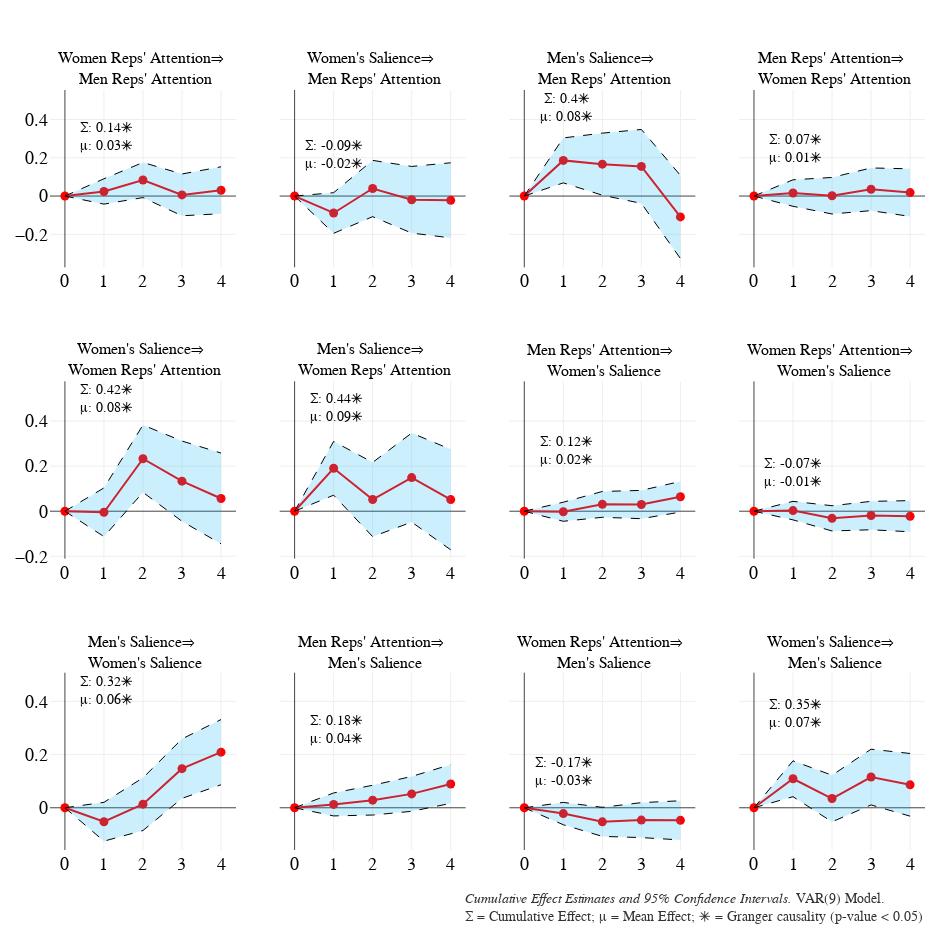

Notebook code for this chart:
### Markdown cell above
# Plot IRFs using VAR models

### Code cell
# plot US IRF 

plot_irf(us_model, 
         us_irf, 
         estimate = 'cumulative_effects')

### Figure 1 — Plotly figure (JSON) as saved in the notebook; plotly's stock layout.template omitted (floating-point values rounded to 4 significant figures)
{"data": [{"line": {"color": "red", "width": 2}, "mode": "lines+markers", "type": "scatter", "x": [0, 1, 2, 3, 4], "xaxis": "x", "y": [0, 0.02396, 0.08369, 0.006009, 0.0303], "yaxis": "y"}, {"line": {"color": "red", "width": 2}, "mode": "lines+markers", "type": "scatter", "x": [0, 1, 2, 3, 4], "xaxis": "x2", "y": [0, -0.08857, 0.03939, -0.01936, -0.02245], "yaxis": "y2"}, {"line": {"color": "red", "width": 2}, "mode": "lines+markers", "type": "scatter", "x": [0, 1, 2, 3, 4], "xaxis": "x3", "y": [0, 0.1863, 0.1666, 0.1548, -0.1091], "yaxis": "y3"}, {"line": {"color": "red", "width": 2}, "mode": "lines+markers", "type": "scatter", "x": [0, 1, 2, 3, 4], "xaxis": "x4", "y": [0, 0.01567, 0.001735, 0.03533, 0.01791], "yaxis": "y4"}, {"line": {"color": "red", "width": 2}, "mode": "lines+markers", "type": "scatter", "x": [0, 1, 2, 3, 4], "xaxis": "x5", "y": [0, -0.004563, 0.2331, 0.1334, 0.05658], "yaxis": "y5"}, {"line": {"color": "red", "width": 2}, "mode": "lines+markers", "type": "scatter", "x": [0, 1, 2, 3, 4], "xaxis": "x6", "y": [0, 0.1906, 0.0518, 0.1493, 0.05162], "yaxis": "y6"}, {"line": {"color": "red", "width": 2}, "mode": "lines+markers", "type": "scatter", "x": [0, 1, 2, 3, 4], "xaxis": "x7", "y": [0, -0.002409, 0.03032, 0.0296, 0.06407], "yaxis": "y7"}, {"line": {"color": "red", "width": 2}, "mode": "lines+markers", "type": "scatter", "x": [0, 1, 2, 3, 4], "xaxis": "x8", "y": [0, 0.002688, -0.03172, -0.01932, -0.02224], "yaxis": "y8"}, {"line": {"color": "red", "width": 2}, "mode": "lines+markers", "type": "scatter", "x": [0, 1, 2, 3, 4], "xaxis": "x9", "y": [0, -0.05244, 0.01354, 0.1471, 0.2091], "yaxis": "y9"}, {"line": {"color": "red", "width": 2}, "mode": "lines+markers", "type": "scatter", "x": [0, 1, 2, 3, 4], "xaxis": "x10", "y": [0, 0.01255, 0.02863, 0.05222, 0.08942], "yaxis": "y10"}, {"line": {"color": "red", "width": 2}, "mode": "lines+markers", "type": "scatter", "x": [0, 1, 2, 3, 4], "xaxis": "x11", "y": [0, -0.02176, -0.0529, -0.04635, -0.04725], "yaxis": "y11"}, {"line": {"color": "red", "width": 2}, "mode": "lines+markers", "type": "scatter", "x": [0, 1, 2, 3, 4], "xaxis": "x12", "y": [0, 0.1091, 0.03472, 0.1154, 0.08628], "yaxis": "y12"}, {"line": {"color": "black", "dash": "dash", "width": 1}, "mode": "lines", "showlegend": false, "type": "scatter", "x": [0, 1, 2, 3, 4], "xaxis": "x", "y": [0, 0.09022, 0.1754, 0.1152, 0.1529], "yaxis": "y"}, {"fill": "tonexty", "fillcolor": "rgba(0,176,246,0.2)", "line": {"color": "black", "dash": "dash", "width": 1}, "mode": "lines", "showlegend": false, "type": "scatter", "x": [0, 1, 2, 3, 4], "xaxis": "x", "y": [0, -0.0423, -0.008058, -0.1032, -0.09231], "yaxis": "y"}, {"line": {"color": "black", "dash": "dash", "width": 1}, "mode": "lines", "showlegend": false, "type": "scatter", "x": [0, 1, 2, 3, 4], "xaxis": "x2", "y": [0, 0.01772, 0.1864, 0.1547, 0.1738], "yaxis": "y2"}, {"fill": "tonexty", "fillcolor": "rgba(0,176,246,0.2)", "line": {"color": "black", "dash": "dash", "width": 1}, "mode": "lines", "showlegend": false, "type": "scatter", "x": [0, 1, 2, 3, 4], "xaxis": "x2", "y": [0, -0.1949, -0.1077, -0.1934, -0.2187], "yaxis": "y2"}, {"line": {"color": "black", "dash": "dash", "width": 1}, "mode": "lines", "showlegend": false, "type": "scatter", "x": [0, 1, 2, 3, 4], "xaxis": "x3", "y": [0, 0.3038, 0.3288, 0.348, 0.1081], "yaxis": "y3"}, {"fill": "tonexty", "fillcolor": "rgba(0,176,246,0.2)", "line": {"color": "black", "dash": "dash", "width": 1}, "mode": "lines", "showlegend": false, "type": "scatter", "x": [0, 1, 2, 3, 4], "xaxis": "x3", "y": [0, 0.06889, 0.004445, -0.03834, -0.3262], "yaxis": "y3"}, {"line": {"color": "black", "dash": "dash", "width": 1}, "mode": "lines", "showlegend": false, "type": "scatter", "x": [0, 1, 2, 3, 4], "xaxis": "x4", "y": [0, 0.08497, 0.09722, 0.1469, 0.1423], "yaxis": "y4"}, {"fill": "tonexty", "fillcolor": "rgba(0,176,246,0.2)", "line": {"color": "black", "dash": "dash", "width": 1}, "mode": "lines", "showlegend": false, "type": "scatter", "x": [0, 1, 2, 3, 4], "xaxis": "x4", "y": [0, -0.05362, -0.09375, -0.0762, -0.1065], "yaxis": "y4"}, {"line": {"color": "black", "dash": "dash", "width": 1}, "mode": "lines", "showlegend": false, "type": "scatter", "x": [0, 1, 2, 3, 4], "xaxis": "x5", "y": [0, 0.1035, 0.3825, 0.3115, 0.2581], "yaxis": "y5"}, {"fill": "tonexty", "fillcolor": "rgba(0,176,246,0.2)", "line": {"color": "black", "dash": "dash", "width": 1}, "mode": "lines", "showlegend": false, "type": "scatter", "x": [0, 1, 2, 3, 4], "xaxis": "x5", "y": [0, -0.1126, 0.08367, -0.0448, -0.145], "yaxis": "y5"}, {"line": {"color": "black", "dash": "dash", "width": 1}, "mode": "lines", "showlegend": false, "type": "scatter", "x": [0, 1, 2, 3, 4], "xaxis": "x6", "y": [0, 0.3099, 0.2166, 0.347, 0.2746], "yaxis": "y6"}, {"fill": "tonexty", "fillcolor": "rgba(0,176,246,0.2)", "line": {"color": "black", "dash": "dash", "width": 1}, "mode": "lines", "showlegend": false, "type": "scatter", "x": [0, 1, 2, 3, 4], "xaxis": "x6", "y": [0, 0.07119, -0.113, -0.04838, -0.1714], "yaxis": "y6"}, {"line": {"color": "black", "dash": "dash", "width": 1}, "mode": "lines", "showlegend": false, "type": "scatter", "x": [0, 1, 2, 3, 4], "xaxis": "x7", "y": [0, 0.03994, 0.08766, 0.09236, 0.1321], "yaxis": "y7"}, {"fill": "tonexty", "fillcolor": "rgba(0,176,246,0.2)", "line": {"color": "black", "dash": "dash", "width": 1}, "mode": "lines", "showlegend": false, "type": "scatter", "x": [0, 1, 2, 3, 4], "xaxis": "x7", "y": [0, -0.04475, -0.02703, -0.03317, -0.004001], "yaxis": "y7"}, {"line": {"color": "black", "dash": "dash", "width": 1}, "mode": "lines", "showlegend": false, "type": "scatter", "x": [0, 1, 2, 3, 4], "xaxis": "x8", "y": [0, 0.04384, 0.02427, 0.04375, 0.04687], "yaxis": "y8"}, {"fill": "tonexty", "fillcolor": "rgba(0,176,246,0.2)", "line": {"color": "black", "dash": "dash", "width": 1}, "mode": "lines", "showlegend": false, "type": "scatter", "x": [0, 1, 2, 3, 4], "xaxis": "x8", "y": [0, -0.03846, -0.08771, -0.08239, -0.09134], "yaxis": "y8"}, {"line": {"color": "black", "dash": "dash", "width": 1}, "mode": "lines", "showlegend": false, "type": "scatter", "x": [0, 1, 2, 3, 4], "xaxis": "x9", "y": [0, 0.0205, 0.1125, 0.2588, 0.3316], "yaxis": "y9"}, {"fill": "tonexty", "fillcolor": "rgba(0,176,246,0.2)", "line": {"color": "black", "dash": "dash", "width": 1}, "mode": "lines", "showlegend": false, "type": "scatter", "x": [0, 1, 2, 3, 4], "xaxis": "x9", "y": [0, -0.1254, -0.08544, 0.03545, 0.0865], "yaxis": "y9"}, {"line": {"color": "black", "dash": "dash", "width": 1}, "mode": "lines", "showlegend": false, "type": "scatter", "x": [0, 1, 2, 3, 4], "xaxis": "x10", "y": [0, 0.05575, 0.0846, 0.1177, 0.1622], "yaxis": "y10"}, {"fill": "tonexty", "fillcolor": "rgba(0,176,246,0.2)", "line": {"color": "black", "dash": "dash", "width": 1}, "mode": "lines", "showlegend": false, "type": "scatter", "x": [0, 1, 2, 3, 4], "xaxis": "x10", "y": [0, -0.03065, -0.02734, -0.01326, 0.01666], "yaxis": "y10"}, {"line": {"color": "black", "dash": "dash", "width": 1}, "mode": "lines", "showlegend": false, "type": "scatter", "x": [0, 1, 2, 3, 4], "xaxis": "x11", "y": [0, 0.02022, 0.001742, 0.01934, 0.02634], "yaxis": "y11"}, {"fill": "tonexty", "fillcolor": "rgba(0,176,246,0.2)", "line": {"color": "black", "dash": "dash", "width": 1}, "mode": "lines", "showlegend": false, "type": "scatter", "x": [0, 1, 2, 3, 4], "xaxis": "x11", "y": [0, -0.06374, -0.1076, -0.112, -0.1208], "yaxis": "y11"}, {"line": {"color": "black", "dash": "dash", "width": 1}, "mode": "lines", "showlegend": false, "type": "scatter", "x": [0, 1, 2, 3, 4], "xaxis": "x12", "y": [0, 0.1764, 0.1223, 0.2202, 0.2041], "yaxis": "y12"}, {"fill": "tonexty", "fillcolor": "rgba(0,176,246,0.2)", "line": {"color": "black", "dash": "dash", "width": 1}, "mode": "lines", "showlegend": false, "type": "scatter", "x": [0, 1, 2, 3, 4], "xaxis": "x12", "y": [0, 0.04172, -0.05284, 0.01069, -0.03153], "yaxis": "y12"}], "layout": {"annotations": [{"font": {"size": 16}, "showarrow": false, "text": "Women Reps' Attention&#8658; <br> Men Reps' Attention", "x": 0.1062, "xanchor": "center", "xref": "paper", "y": 1.0, "yanchor": "bottom", "yref": "paper"}, {"font": {"size": 16}, "showarrow": false, "text": "Women's Salience&#8658; <br> Men Reps' Attention", "x": 0.3688, "xanchor": "center", "xref": "paper", "y": 1.0, "yanchor": "bottom", "yref": "paper"}, {"font": {"size": 16}, "showarrow": false, "text": "Men's Salience&#8658; <br> Men Reps' Attention", "x": 0.6313, "xanchor": "center", "xref": "paper", "y": 1.0, "yanchor": "bottom", "yref": "paper"}, {"font": {"size": 16}, "showarrow": false, "text": "Men Reps' Attention&#8658; <br> Women Reps' Attention", "x": 0.8938, "xanchor": "center", "xref": "paper", "y": 1.0, "yanchor": "bottom", "yref": "paper"}, {"font": {"size": 16}, "showarrow": false, "text": "Women's Salience&#8658; <br> Women Reps' Attention", "x": 0.1062, "xanchor": "center", "xref": "paper", "y": 0.6167, "yanchor": "bottom", "yref": "paper"}, {"font": {"size": 16}, "showarrow": false, "text": "Men's Salience&#8658; <br> Women Reps' Attention", "x": 0.3688, "xanchor": "center", "xref": "paper", "y": 0.6167, "yanchor": "bottom", "yref": "paper"}, {"font": {"size": 16}, "showarrow": false, "text": "Men Reps' Attention&#8658; <br> Women's Salience", "x": 0.6313, "xanchor": "center", "xref": "paper", "y": 0.6167, "yanchor": "bottom", "yref": "paper"}, {"font": {"size": 16}, "showarrow": false, "text": "Women Reps' Attention&#8658; <br> Women's Salience", "x": 0.8938, "xanchor": "center", "xref": "paper", "y": 0.6167, "yanchor": "bottom", "yref": "paper"}, {"font": {"size": 16}, "showarrow": false, "text": "Men's Salience&#8658; <br> Women's Salience", "x": 0.1062, "xanchor": "center", "xref": "paper", "y": 0.2333, "yanchor": "bottom", "yref": "paper"}, {"font": {"size": 16}, "showarrow": false, "text": "Men Reps' Attention&#8658; <br> Men's Salience", "x": 0.3688, "xanchor": "center", "xref": "paper", "y": 0.2333, "yanchor": "bottom", "yref": "paper"}, {"font": {"size": 16}, "showarrow": false, "text": "Women Reps' Attention&#8658; <br> Men's Salience", "x": 0.6313, "xanchor": "center", "xref": "paper", "y": 0.2333, "yanchor": "bottom", "yref": "paper"}, {"font": {"size": 16}, "showarrow": false, "text": "Women's Salience&#8658; <br> Men's Salience", "x": 0.8938, "xanchor": "center", "xref": "paper", "y": 0.2333, "yanchor": "bottom", "yref": "paper"}, {"font": {"color": "black", "family": "Arial", "size": 14}, "showarrow": false, "text": "&#931;: 0.14&#128955;<br>&mu;: 0.03&#128955;", "x": 1.8, "xanchor": "right", "xref": "x", "y": 0.2125, "yanchor": "bottom", "yref": "y"}, {"font": {"color": "black", "family": "Arial", "size": 14}, "showarrow": false, "text": "&#931;: -0.09&#128955;<br>&mu;: -0.02&#128955;", "x": 1.8, "xanchor": "right", "xref": "x2", "y": 0.1212, "yanchor": "bottom", "yref": "y2"}, {"font": {"color": "black", "family": "Arial", "size": 14}, "showarrow": false, "text": "&#931;: 0.4&#128955;<br>&mu;: 0.08&#128955;", "x": 1.8, "xanchor": "right", "xref": "x3", "y": 0.3661, "yanchor": "bottom", "yref": "y3"}, {"font": {"color": "black", "family": "Arial", "size": 14}, "showarrow": false, "text": "&#931;: 0.07&#128955;<br>&mu;: 0.01&#128955;", "x": 1.8, "xanchor": "right", "xref": "x4", "y": 0.1495, "yanchor": "bottom", "yref": "y4"}, {"font": {"color": "black", "family": "Arial", "size": 14}, "showarrow": false, "text": "&#931;: 0.42&#128955;<br>&mu;: 0.08&#128955;", "x": 1.8, "xanchor": "right", "xref": "x5", "y": 0.4168, "yanchor": "bottom", "yref": "y5"}, {"font": {"color": "black", "family": "Arial", "size": 14}, "showarrow": false, "text": "&#931;: 0.44&#128955;<br>&mu;: 0.09&#128955;", "x": 1.8, "xanchor": "right", "xref": "x6", "y": 0.3792, "yanchor": "bottom", "yref": "y6"}, {"font": {"color": "black", "family": "Arial", "size": 14}, "showarrow": false, "text": "&#931;: 0.12&#128955;<br>&mu;: 0.02&#128955;", "x": 1.8, "xanchor": "right", "xref": "x7", "y": 0.1884, "yanchor": "bottom", "yref": "y7"}, {"font": {"color": "black", "family": "Arial", "size": 14}, "showarrow": false, "text": "&#931;: -0.07&#128955;<br>&mu;: -0.01&#128955;", "x": 1.8, "xanchor": "right", "xref": "x8", "y": 0.08857, "yanchor": "bottom", "yref": "y8"}, {"font": {"color": "black", "family": "Arial", "size": 14}, "showarrow": false, "text": "&#931;: 0.32&#128955;<br>&mu;: 0.06&#128955;", "x": 1.8, "xanchor": "right", "xref": "x9", "y": 0.3725, "yanchor": "bottom", "yref": "y9"}, {"font": {"color": "black", "family": "Arial", "size": 14}, "showarrow": false, "text": "&#931;: 0.18&#128955;<br>&mu;: 0.04&#128955;", "x": 1.8, "xanchor": "right", "xref": "x10", "y": 0.226, "yanchor": "bottom", "yref": "y10"}, {"font": {"color": "black", "family": "Arial", "size": 14}, "showarrow": false, "text": "&#931;: -0.17&#128955;<br>&mu;: -0.03&#128955;", "x": 1.8, "xanchor": "right", "xref": "x11", "y": 0.06635, "yanchor": "bottom", "yref": "y11"}, {"font": {"color": "black", "family": "Arial", "size": 14}, "showarrow": false, "text": "&#931;: 0.35&#128955;<br>&mu;: 0.07&#128955;", "x": 1.8, "xanchor": "right", "xref": "x12", "y": 0.2845, "yanchor": "bottom", "yref": "y12"}, {"align": "left", "font": {"color": "black", "family": "Arial", "size": 14}, "opacity": 0.8, "showarrow": false, "text": "<i>Cumulative Effect Estimates and 95% Confidence Intervals.</i> VAR(9) Model.<br>&#931; = Cumulative Effect; &mu; = Mean Effect; &#128955; = Granger causality (p-value < 0.05)", "x": 1, "xref": "paper", "y": -0.1, "yref": "paper"}], "font": {"color": "black", "family": "Arial", "size": 18}, "height": 950, "legend": {"title": {"font": {"color": "black"}}}, "margin": {"b": 100, "l": 50, "pad": 1, "r": 25, "t": 90}, "plot_bgcolor": "white", "showlegend": false, "title": {"font": {"color": "black", "family": "Arial", "size": 26}, "x": 0.05, "y": 0.99}, "width": 950, "xaxis": {"anchor": "y", "domain": [0, 0.2125], "title": {"text": ""}}, "xaxis10": {"anchor": "y10", "domain": [0.2625, 0.475]}, "xaxis11": {"anchor": "y11", "domain": [0.525, 0.7375]}, "xaxis12": {"anchor": "y12", "domain": [0.7875, 1]}, "xaxis2": {"anchor": "y2", "domain": [0.2625, 0.475]}, "xaxis3": {"anchor": "y3", "domain": [0.525, 0.7375]}, "xaxis4": {"anchor": "y4", "domain": [0.7875, 1]}, "xaxis5": {"anchor": "y5", "domain": [0, 0.2125]}, "xaxis6": {"anchor": "y6", "domain": [0.2625, 0.475]}, "xaxis7": {"anchor": "y7", "domain": [0.525, 0.7375]}, "xaxis8": {"anchor": "y8", "domain": [0.7875, 1]}, "xaxis9": {"anchor": "y9", "domain": [0, 0.2125]}, "yaxis": {"anchor": "x", "domain": [0.7667, 1.0]}, "yaxis10": {"anchor": "x10", "domain": [0, 0.2333], "matches": "y9", "showticklabels": false}, "yaxis11": {"anchor": "x11", "domain": [0, 0.2333], "matches": "y9", "showticklabels": false}, "yaxis12": {"anchor": "x12", "domain": [0, 0.2333], "matches": "y9", "showticklabels": false}, "yaxis2": {"anchor": "x2", "domain": [0.7667, 1.0], "matches": "y", "showticklabels": false}, "yaxis3": {"anchor": "x3", "domain": [0.7667, 1.0], "matches": "y", "showticklabels": false}, "yaxis4": {"anchor": "x4", "domain": [0.7667, 1.0], "matches": "y", "showticklabels": false}, "yaxis5": {"anchor": "x5", "domain": [0.3833, 0.6167]}, "yaxis6": {"anchor": "x6", "domain": [0.3833, 0.6167], "matches": "y5", "showticklabels": false}, "yaxis7": {"anchor": "x7", "domain": [0.3833, 0.6167], "matches": "y5", "showticklabels": false}, "yaxis8": {"anchor": "x8", "domain": [0.3833, 0.6167], "matches": "y5", "showticklabels": false}, "yaxis9": {"anchor": "x9", "domain": [0, 0.2333]}}}
